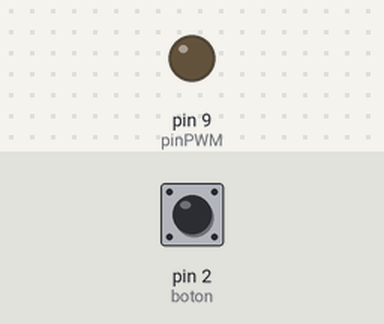
A sketch run on a simulated Arduino Uno, built with avr-gcc and run on an emulated ATmega328P. On the bench: output pins drawn as LEDs (lit = HIGH). The inputs (shaded band) are chosen by the test bench; at power-on: pin 2 (boton) HIGH.

Above: at 1.2 s.
1.3 s: pin 2 (boton) pulled LOW for 0.15 s
At 1.64 s:
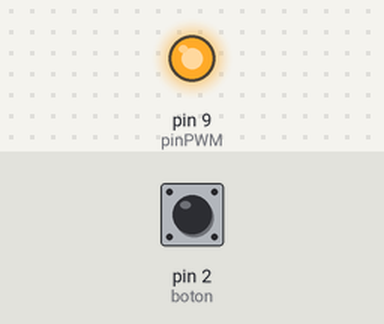
At 2.08 s:
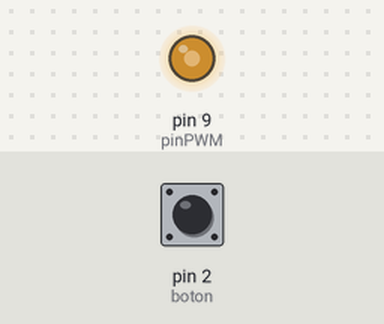
4.3 s: pin 2 (boton) pulled LOW for 1 s
7.3 s: pin 2 (boton) pulled LOW for 0.15 s
Timing chart, 0 to 10.2 s (numbered marks = the images above; inputs shaded):
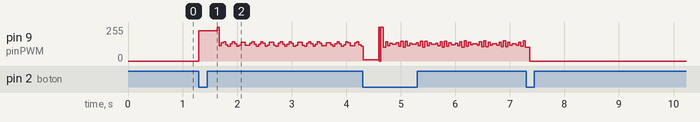

The sketch:

generadorPWM.ino
```cpp
// ==== Tablas de onda de 64 muestras ====
const uint8_t onda_senoidal[64] = {
  127,140,152,165,176,187,197,206,
  213,219,224,227,229,230,229,227,
  224,219,213,206,197,187,176,165,
  152,140,127,115,103, 90, 79, 68,
   58, 49, 42, 36, 31, 28, 26, 25,
   26, 28, 31, 36, 42, 49, 58, 68,
   79, 90,103,115,127,140,152,165,
  176,187,197,206,213,219,224,227
};

const uint8_t onda_triangular[64] = {
  0,8,16,24,32,40,48,56,
  64,72,80,88,96,104,112,120,
  128,136,144,152,160,168,176,184,
  192,200,208,216,224,232,240,248,
  255,248,240,232,224,216,208,200,
  192,184,176,168,160,152,144,136,
  128,120,112,104,96,88,80,72,
  64,56,48,40,32,24,16,8
};

const uint8_t onda_cuadrada[64] = {
  255,255,255,255,255,255,255,255,
  255,255,255,255,255,255,255,255,
  0,0,0,0,0,0,0,0,
  0,0,0,0,0,0,0,0,
  255,255,255,255,255,255,255,255,
  255,255,255,255,255,255,255,255,
  0,0,0,0,0,0,0,0,
  0,0,0,0,0,0,0,0
};

// ==== Configuración ====
const int pinPWM = 9;       // Salida PWM (conectada al filtro RC)
const int N = 64;           // Número de muestras por ciclo

// Variable para seleccionar la onda
int forma_de_onda = 0;  // 0 = seno, 1 = triangular, 2 = cuadrada

// ==== Pines para cambio de forma de onda ====
const int boton = 2;     // Pulsador conectado a GND con resistencia pull-up

void setup() {
  pinMode(pinPWM, OUTPUT);
  pinMode(boton, INPUT_PULLUP);
}

void loop() {
  // Cambiar forma de onda si se presiona el botón
  static bool boton_prev = HIGH;
  bool boton_actual = digitalRead(boton);

  if (boton_prev == HIGH && boton_actual == LOW) {
    forma_de_onda = (forma_de_onda + 1) % 3; // Cambia entre 0, 1 y 2
    delay(300); // Debouncing simple
  }
  boton_prev = boton_actual;

  // Reproducir una forma de onda
  for (int i = 0; i < N; i++) {
    uint8_t valor = 127;
    if (forma_de_onda == 0)
      valor = onda_senoidal[i];
    else if (forma_de_onda == 1)
      valor = onda_triangular[i];
    else if (forma_de_onda == 2)
      valor = onda_cuadrada[i];

    analogWrite(pinPWM, valor); // PWM proporcional al valor de la onda
    delayMicroseconds(500);     // Ajusta este valor para cambiar frecuencia
  }
}
```
